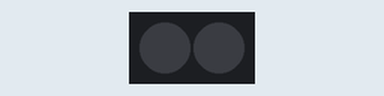
Recording of a sketch running on a simulated ATtiny85, built with avr-gcc and run on an emulated ATtiny85. Shown: 2 RGB LEDs in strip order, left to right. Dim RGB values are drawn brighter than linear; random numbers use the default seed unless the sketch sets one.

Above: at 0.22 s.
At 39.1 s:
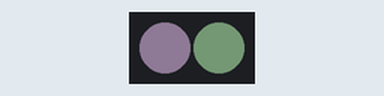
Timing chart, 0 to 40.0 s (numbered marks = the images above):
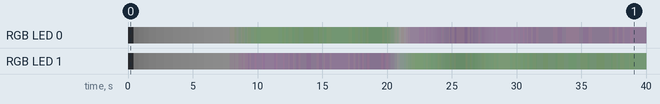

The sketch:

rgbjar.ino
```cpp
// http://colorschemedesigner.com/csd-3.5/
// https://www.mathsisfun.com/hexadecimal-decimal-colors.html

// programming attiny85 https://www.instructables.com/id/How-to-Program-an-Attiny85-From-an-Arduino-Uno/

// usbasp working on windows 10 https://electronics.stackexchange.com/questions/416714/avrdude-does-not-recognize-usbasp-device/417509#417509

/* attiny85 pinout
 * 1 - reset
 * 2 - a3 / 3
 * 3 - a2 / 4
 * 4 - ground
 * 5 - 0 (pwm)
 * 6 - 1 (pwm)
 * 7 - a1 / 2
 * 8 - 2.7-5.5V
 */

#include <Adafruit_NeoPixel.h>

// SETTINGS ////////////////////
#define PIXEL_BRIGHTNESS    40
#define COLOR_CHANGE_WAIT   20
#define LOOP_DELAY          10
#define NUMBER_OF_PIXELS    2
#define COLOR_CHANGE_SPEED  0.3

// PINS /////////////////////////
#define NEOPIXEL_PIN        3
#define PHOTO_RESISTOR_PIN  A1

float r1 = 0.0;
float g1 = 0.0;
float b1 = 0.0;
float r2 = 0.0;
float g2 = 0.0;
float b2 = 0.0;
float tr1 = 0.0;
float tg1 = 0.0;
float tb1 = 0.0;
float tr2 = 0.0;
float tg2 = 0.0;
float tb2 = 0.0;
float fade = 0.0;

unsigned long displayChangeTime = 0;

Adafruit_NeoPixel pixels = Adafruit_NeoPixel(NUMBER_OF_PIXELS, NEOPIXEL_PIN, NEO_GRB + NEO_KHZ800);

void changeStyle(int forceStyle = 99);

void setup() {

  // pinMode(PHOTO_RESISTOR_PIN, INPUT); // max value 1023
  pixels.begin(); // This initializes the NeoPixel library.
  pixels.setBrightness(PIXEL_BRIGHTNESS);
  randomSeed(analogRead(0));
  changeStyle(0);
}

void loop() {
/*
  if (analogRead(PHOTO_RESISTOR_PIN) > 650) {

    pixels.setPixelColor(0, pixels.Color(0, 0, 0));
    pixels.setPixelColor(1, pixels.Color(0, 0, 0));
    pixels.show();
    return;
  }
  */

  if ((millis() - displayChangeTime) >= (COLOR_CHANGE_WAIT * 1000)) { // 60 s * m

    // change colors

    changeStyle();
    displayChangeTime = millis();
  }

  // fade colors towards targets

  r1 = moveTowards(r1, tr1, COLOR_CHANGE_SPEED);
  g1 = moveTowards(g1, tg1, COLOR_CHANGE_SPEED);
  b1 = moveTowards(b1, tb1, COLOR_CHANGE_SPEED);
  r2 = moveTowards(r2, tr2, COLOR_CHANGE_SPEED);
  g2 = moveTowards(g2, tg2, COLOR_CHANGE_SPEED);
  b2 = moveTowards(b2, tb2, COLOR_CHANGE_SPEED);

  // calculate fade
  fade = 0.3 + (((sin(millis() / 1100.0) + 1.0) + (sin(millis() / 1500.0) + 1.0) + (cos(millis() / 900.0) + 1.0)) / 15.0);

  // display them

  pixels.setPixelColor(0, pixels.Color(min(255, int(r1 * fade)), min(255, int(g1 * fade)), min(255, int(b1 * fade))));
  pixels.setPixelColor(1, pixels.Color(min(255, int(r2 * fade)), min(255, int(g2 * fade)), min(255, int(b2 * fade))));
  pixels.show();

  delay(LOOP_DELAY);
}

void changeStyle(int forceStyle = 99) {

    int style = int(random(6));

    if (forceStyle < 99)
      style = forceStyle;

    switch (style) {
      case 0:
        tr1 = random(255);
        tg1 = random(255);
        tb1 = random(255);
        tr2 = random(255);
        tg2 = random(255);
        tb2 = random(255);
        break;

      case 1:
        tr1 = random(255);
        tg1 = random(255);
        tb1 = random(255);
        break;

      case 2:
        tr2 = random(255);
        tg2 = random(255);
        tb2 = random(255);
        break;

      default:

        float tmpVal = tr1;
        tr1 = tr2;
        tr2 = tmpVal;

        tmpVal = tg1;
        tg1 = tg2;
        tg2 = tmpVal;

        tmpVal = tb1;
        tb1 = tb2;
        tb2 = tmpVal;
        break;
    }
}

float moveTowards(float current, float target, float changeSpeed) {

  if (current < target)
    return current += changeSpeed;
  else if (current > target)
    return current -= changeSpeed;

  return target;
}
```

Measured:
- by itself, RGB LED 0: off → RGB(1, 1, 1) at 0.45 s, → RGB(2, 2, 2) 0.37 s later, → RGB(3, 3, 3) 0.38 s later, → RGB(4, 4, 4) 0.41 s later, … (147 changes in this stretch)
- by itself, RGB LED 1: off → RGB(1, 1, 1) at 0.45 s, → RGB(2, 2, 2) 0.37 s later, → RGB(3, 3, 3) 0.38 s later, → RGB(4, 4, 4) 0.41 s later, … (152 changes in this stretch)
